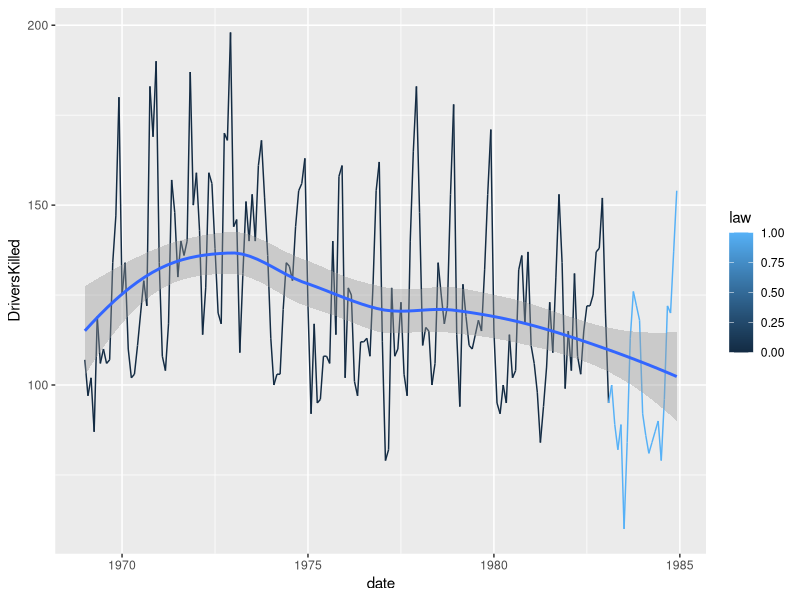
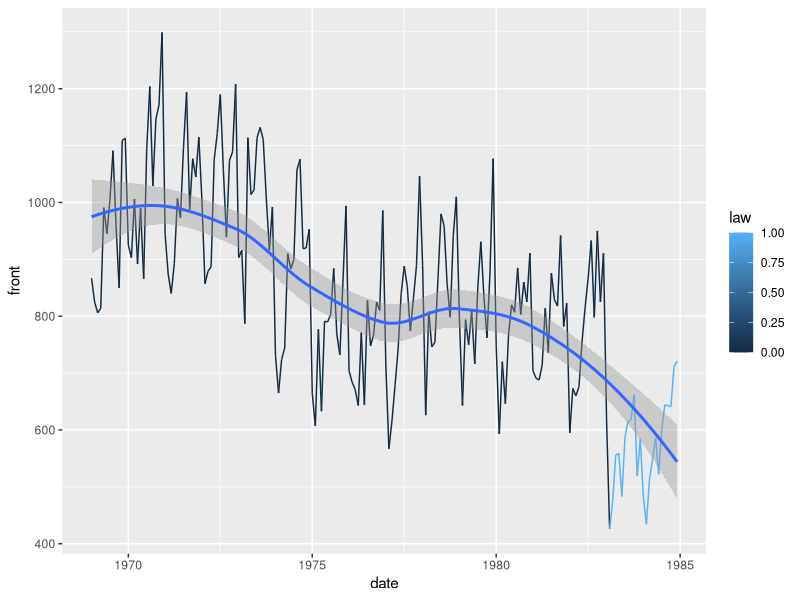
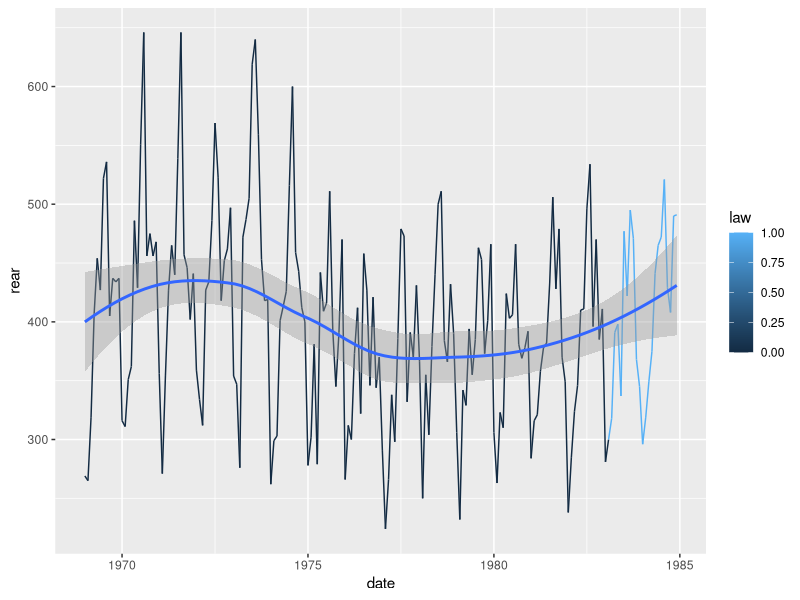
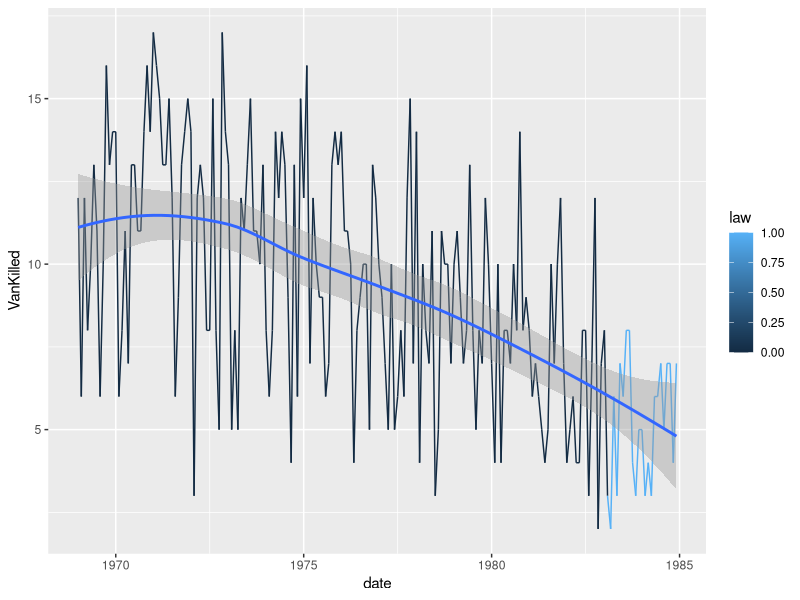
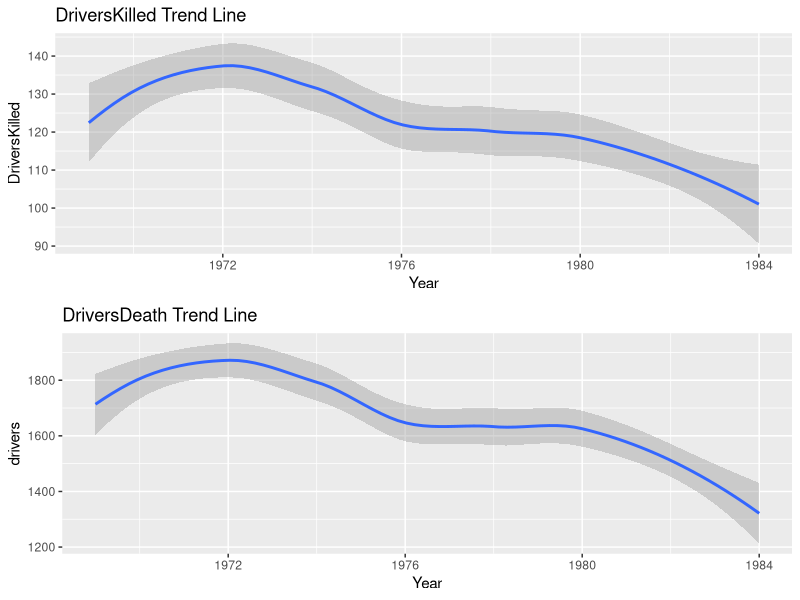
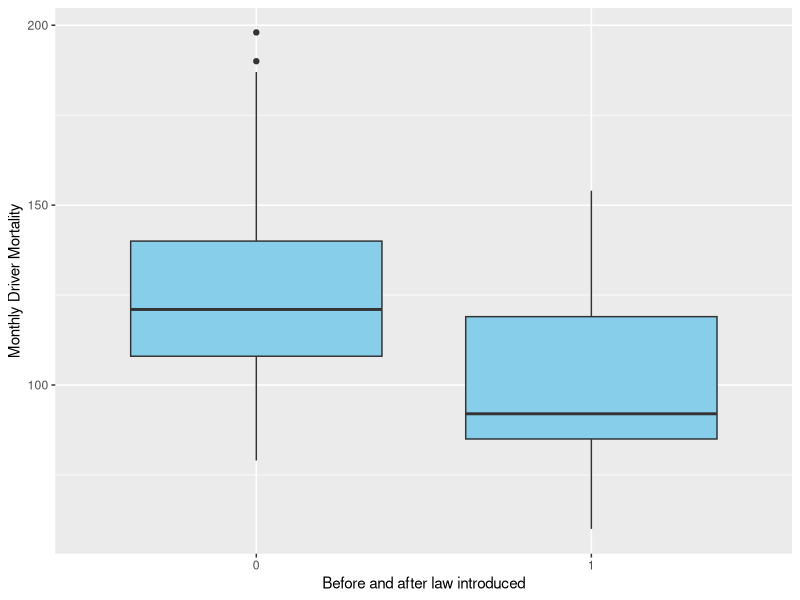

The R source for these figures, in order:
## ---- chunk 1
# Libraries
set.seed(96024)

library(tidyverse)
library(readr)
library(kableExtra)
library(bookdown)
library(ggplot2)
## ---- chunk 2
knitr::opts_chunk$set(fig.pos = 'H', echo = FALSE, message = FALSE, warning = FALSE)
## ---- chunk 3
Seatbelts_data = data.frame(as.matrix(Seatbelts), date=time(Seatbelts))
## ---- chunk 4
ggplot(data=Seatbelts_data, aes(x=date,y=DriversKilled,col=law))+geom_line()+geom_smooth()
## ---- chunk 5
ggplot(data=Seatbelts_data, aes(x=date,y=front,col=law))+geom_line()+geom_smooth()
## ---- chunk 6
ggplot(data=Seatbelts_data, aes(x=date,y=rear,col=law))+geom_line()+geom_smooth()
## ---- chunk 7
ggplot(data=Seatbelts_data, aes(x=date,y=VanKilled,col=law))+geom_line()+geom_smooth()
## ---- chunk 8
Seatbelts_data %>%
  group_by(law) %>%
  summarise(DriversKilled_Average=mean(DriversKilled)) %>%
  kable(caption="Drivers killed before and after law")
## ---- chunk 9
Seatbelts_data %>%
  group_by(law) %>%
  summarise(Rear_Average=mean(rear)) %>%
  kable(caption="Back seat passengers killed before and after law")
## ---- chunk 10
Seatbelts_data %>%
  group_by(law) %>%
  summarise(Front_Average=mean(front)) %>%
  kable(caption="Front seat passengers killed before and after law")
## ---- chunk 11
Seatbelts_data %>%
  group_by(law) %>%
  summarise(Van_Average=mean(VanKilled)) %>%
  kable(caption="Light good vehicle drivers killed before and after law")
## ---- chunk 12
data(Seatbelts)
Seatbelts <- data.frame(Year=floor(time(Seatbelts)),
Month=factor(cycle(Seatbelts),
labels=month.abb), Seatbelts)
## ---- chunk 13
selectdata <- Seatbelts %>% 
  select(DriversKilled, drivers, front, rear, Year)

ggplot(data = selectdata) +
  geom_smooth(mapping = aes(x = Year, y = DriversKilled)) +
  ggtitle("DriversKilled Trend Line")->f1

ggplot(data = selectdata) +
  geom_smooth(mapping = aes(x = Year, y = drivers)) +
  ggtitle("DriversDeath Trend Line")->f2

library(gridExtra)
grid.arrange(f1, f2)
## ---- chunk 14
Bluebox <-ggplot(Seatbelts, aes(x=factor(law), y =DriversKilled)) +geom_boxplot(fill = "skyblue") +theme_grey()+ylab ("Monthly Driver Mortality")+xlab("Before and after law introduced")
Bluebox
## ---- chunk 15
Beforelawsub <-filter(Seatbelts, law ==0)
summary(Beforelawsub)

## ---- chunk 16
Afterlawsub <-filter(Seatbelts, law!=0)
summary(Afterlawsub)
